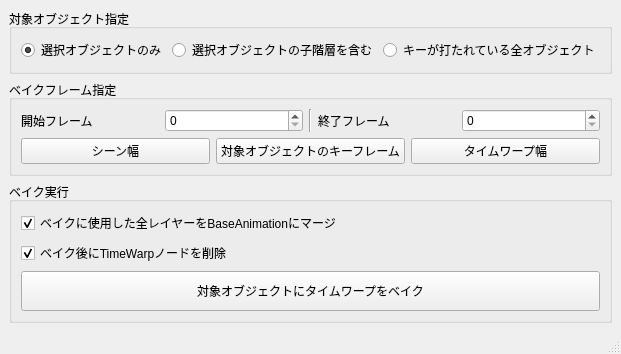
<?xml version="1.0" encoding="UTF-8"?>
<ui version="4.0">
 <class>MainWindow</class>
 <widget class="QMainWindow" name="MainWindow">
  <property name="geometry">
   <rect>
    <x>0</x>
    <y>0</y>
    <width>581</width>
    <height>305</height>
   </rect>
  </property>
  <property name="windowTitle">
   <string>MainWindow</string>
  </property>
  <widget class="QWidget" name="centralwidget">
   <layout class="QVBoxLayout" name="verticalLayout_3">
    <item>
     <widget class="QGroupBox" name="target_select_group">
      <property name="title">
       <string>対象オブジェクト指定</string>
      </property>
      <layout class="QHBoxLayout" name="horizontalLayout_3">
       <item>
        <widget class="QRadioButton" name="selection_only_radio">
         <property name="text">
          <string>選択オブジェクトのみ</string>
         </property>
         <property name="checked">
          <bool>true</bool>
         </property>
        </widget>
       </item>
       <item>
        <widget class="QRadioButton" name="all_descendents_radio">
         <property name="text">
          <string>選択オブジェクトの子階層を含む</string>
         </property>
        </widget>
       </item>
       <item>
        <widget class="QRadioButton" name="all_keyed_radio">
         <property name="text">
          <string>キーが打たれている全オブジェクト</string>
         </property>
        </widget>
       </item>
      </layout>
     </widget>
    </item>
    <item>
     <widget class="QGroupBox" name="bake_frame_group">
      <property name="title">
       <string>ベイクフレーム指定</string>
      </property>
      <layout class="QVBoxLayout" name="verticalLayout">
       <item>
        <layout class="QHBoxLayout" name="horizontalLayout">
         <item>
          <widget class="QLabel" name="start_frame_label">
           <property name="text">
            <string>開始フレーム</string>
           </property>
          </widget>
         </item>
         <item>
          <widget class="QSpinBox" name="start_frame_box">
           <property name="minimumSize">
            <size>
             <width>80</width>
             <height>0</height>
            </size>
           </property>
           <property name="maximum">
            <number>1000000</number>
           </property>
          </widget>
         </item>
         <item>
          <widget class="Line" name="line">
           <property name="orientation">
            <enum>Qt::Vertical</enum>
           </property>
          </widget>
         </item>
         <item>
          <widget class="QLabel" name="end_frame_label">
           <property name="text">
            <string>終了フレーム</string>
           </property>
          </widget>
         </item>
         <item>
          <widget class="QSpinBox" name="end_frame_box">
           <property name="minimumSize">
            <size>
             <width>80</width>
             <height>0</height>
            </size>
           </property>
           <property name="maximum">
            <number>1000000</number>
           </property>
          </widget>
         </item>
        </layout>
       </item>
       <item>
        <layout class="QHBoxLayout" name="horizontalLayout_2">
         <item>
          <widget class="QPushButton" name="frame_adj_scene_button">
           <property name="minimumSize">
            <size>
             <width>100</width>
             <height>0</height>
            </size>
           </property>
           <property name="text">
            <string>シーン幅</string>
           </property>
          </widget>
         </item>
         <item>
          <widget class="QPushButton" name="frame_adj_max_key_button">
           <property name="minimumSize">
            <size>
             <width>100</width>
             <height>0</height>
            </size>
           </property>
           <property name="text">
            <string>対象オブジェクトのキーフレーム</string>
           </property>
          </widget>
         </item>
         <item>
          <widget class="QPushButton" name="frame_adj_timewarp_button">
           <property name="minimumSize">
            <size>
             <width>100</width>
             <height>0</height>
            </size>
           </property>
           <property name="text">
            <string>タイムワープ幅</string>
           </property>
          </widget>
         </item>
        </layout>
       </item>
      </layout>
     </widget>
    </item>
    <item>
     <widget class="QGroupBox" name="bake_exe_group">
      <property name="title">
       <string>ベイク実行</string>
      </property>
      <layout class="QVBoxLayout" name="verticalLayout_2">
       <item>
        <widget class="QCheckBox" name="merge_bake_result_check">
         <property name="text">
          <string>ベイクに使用した全レイヤーをBaseAnimationにマージ</string>
         </property>
         <property name="checked">
          <bool>true</bool>
         </property>
        </widget>
       </item>
       <item>
        <widget class="QCheckBox" name="delete_timewarp_check">
         <property name="text">
          <string>ベイク後にTimeWarpノードを削除</string>
         </property>
         <property name="checked">
          <bool>true</bool>
         </property>
        </widget>
       </item>
       <item>
        <widget class="QPushButton" name="bake_exe_button">
         <property name="minimumSize">
          <size>
           <width>350</width>
           <height>40</height>
          </size>
         </property>
         <property name="text">
          <string>対象オブジェクトにタイムワープをベイク</string>
         </property>
        </widget>
       </item>
      </layout>
     </widget>
    </item>
    <item>
     <spacer name="verticalSpacer">
      <property name="orientation">
       <enum>Qt::Vertical</enum>
      </property>
      <property name="sizeHint" stdset="0">
       <size>
        <width>20</width>
        <height>1</height>
       </size>
      </property>
     </spacer>
    </item>
   </layout>
  </widget>
  <widget class="QStatusBar" name="statusbar"/>
 </widget>
 <resources/>
 <connections/>
</ui>
